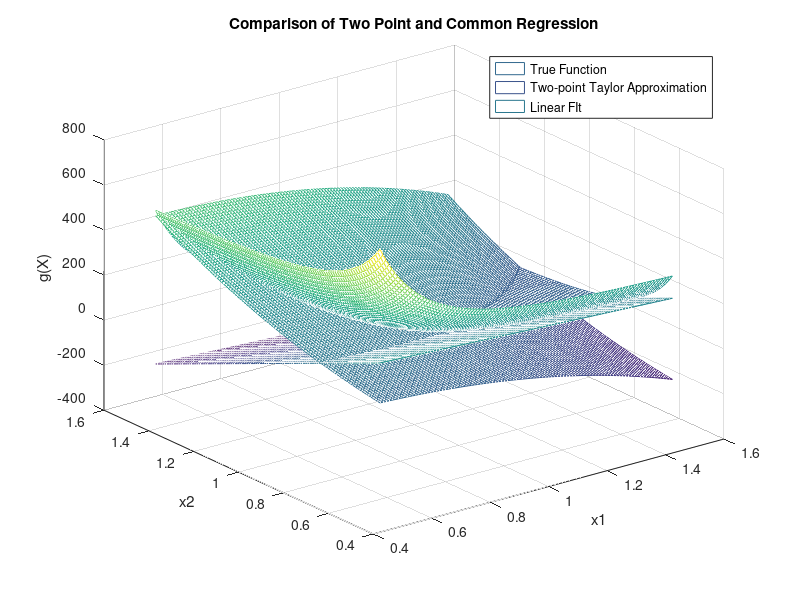

Here is the MATLAB script that generated this plot:
% HW7_2_TwoPoint.m
clear 
clc 
close all

% Define the limit state function
g = @(x1, x2) 61./x1.^3 + 37./x2.^3 - 1;

% Points for the two-point approximation
X1 = [1.3, 0.7];
X2 = [1, 1];

% Function values at these points
gX1 = g(X1(1), X1(2));
gX2 = g(X2(1), X2(2));

% Derivatives at both points
dg_dx1_1 = -183 * X1(1)^-4;  % Partial derivative with respect to x1 at point 1
dg_dx2_1 = -111 * X1(2)^-4;  % Partial derivative with respect to x2 at point 1
dg_dx1_2 = -183 * X2(1)^-4;  % Partial derivative with respect to x1 at point 2
dg_dx2_2 = -111 * X2(2)^-4;  % Partial derivative with respect to x2 at point 2

% Linear interpolation using Taylor series expansion
% Interpolating between two points based on Taylor expansion at point 1
g_approx = @(x1, x2) gX1 + dg_dx1_1 * (x1 - X1(1)) + dg_dx2_1 * (x2 - X1(2));

% g_values = g(X1, X2);
% 
% % Polynomial Regression: Fit a cubic polynomial
% p = polyfitn([X1', X2'], g_values', 3);
% 
% % Evaluate polynomial regression
% g_poly_vals = polyvaln(p, [X1_grid(:), X2_grid(:)]);
% g_poly_vals = reshape(g_poly_vals, size(X1_grid));
% Range for evaluation
x_range = linspace(0.5, 1.5, 100);
[X1_grid, X2_grid] = meshgrid(x_range, x_range);
g_true = g(X1_grid, X2_grid);
g_approx_vals = arrayfun(g_approx, X1_grid, X2_grid);

g_values = g(X1, X2);


% Create polynomial features for each variable up to the third degree
% Including interaction terms
X1_poly = [X1' X1'.^2 X1'.^3 X1'.*X2' X1'.^2.*X2' X1'.*X2'.^2];
X2_poly = [X2' X2'.^2 X2'.^3 X1'.*X2' X1'.*X2'.^2 X1'.^2.*X2'];

% Combine all polynomial features
X_poly = [ones(length(X1), 1), X1_poly, X2_poly]; % Include a column for the intercept

% Perform linear regression to find the coefficients
coefficients = (X_poly' * X_poly) \ (X_poly' * g_values');

% Evaluate the polynomial regression model over the grid
g_poly_vals = coefficients(1) + coefficients(2) * X1_grid + coefficients(3) * X1_grid.^2 + ...
              coefficients(4) * X1_grid.^3 + coefficients(5) * X1_grid .* X2_grid + ...
              coefficients(6) * X1_grid.^2 .* X2_grid + coefficients(7) * X1_grid .* X2_grid.^2 + ...
              coefficients(8) * X2_grid + coefficients(9) * X2_grid.^2 + ...
              coefficients(10) * X2_grid.^3 + coefficients(11) * X1_grid .* X2_grid + ...
              coefficients(12) * X1_grid .* X2_grid.^2 + coefficients(13) * X1_grid.^2 .* X2_grid;


% Visualization
figure;
mesh(X1_grid, X2_grid, g_true);
hold on;
mesh(X1_grid, X2_grid, g_approx_vals);
mesh(X1_grid, X2_grid, g_poly_vals);
legend('True Function', 'Two-point Taylor Approximation', 'Linear FIt');
xlabel('x1');
ylabel('x2');
zlabel('g(X)');
title('Comparison of Two Point and Common Regression');
grid on;
hold off;
% 
% % Plotting results
% figure;
% hold on;
% mesh(X1_grid, X2_grid, g_true, 'DisplayName', 'True Function');
% mesh(X1_grid, X2_grid, g_approx_vals, 'FaceColor', 'r', 'DisplayName', 'Two-point Approximation');
% mesh(X1_grid, X2_grid, g_poly_vals, 'FaceColor', 'b', 'DisplayName', 'Polynomial Regression');
% scatter3(X1, X2, g_values, 100, 'k', 'filled', 'DisplayName', 'Data Points');
% colorbar;
% legend('show');
% xlabel('x1');
% ylabel('x2');
% zlabel('g(X)');
% title('Comparison of True Function, Two-Point Approximation, and Polynomial Regression');
% grid on;
% hold off;
% 
% % Mean Squared Error Calculation
% mse_two_point = immse(g_approx_vals, g_true);
% mse_poly = immse(g_poly_vals, g_true);
% 
% % Print MSE for comparison
% fprintf('\nMean Squared Error for Two-point Approximation: %f\n', mse_two_point);
% fprintf('Mean Squared Error for Polynomial Regression: %f\n', mse_poly);
